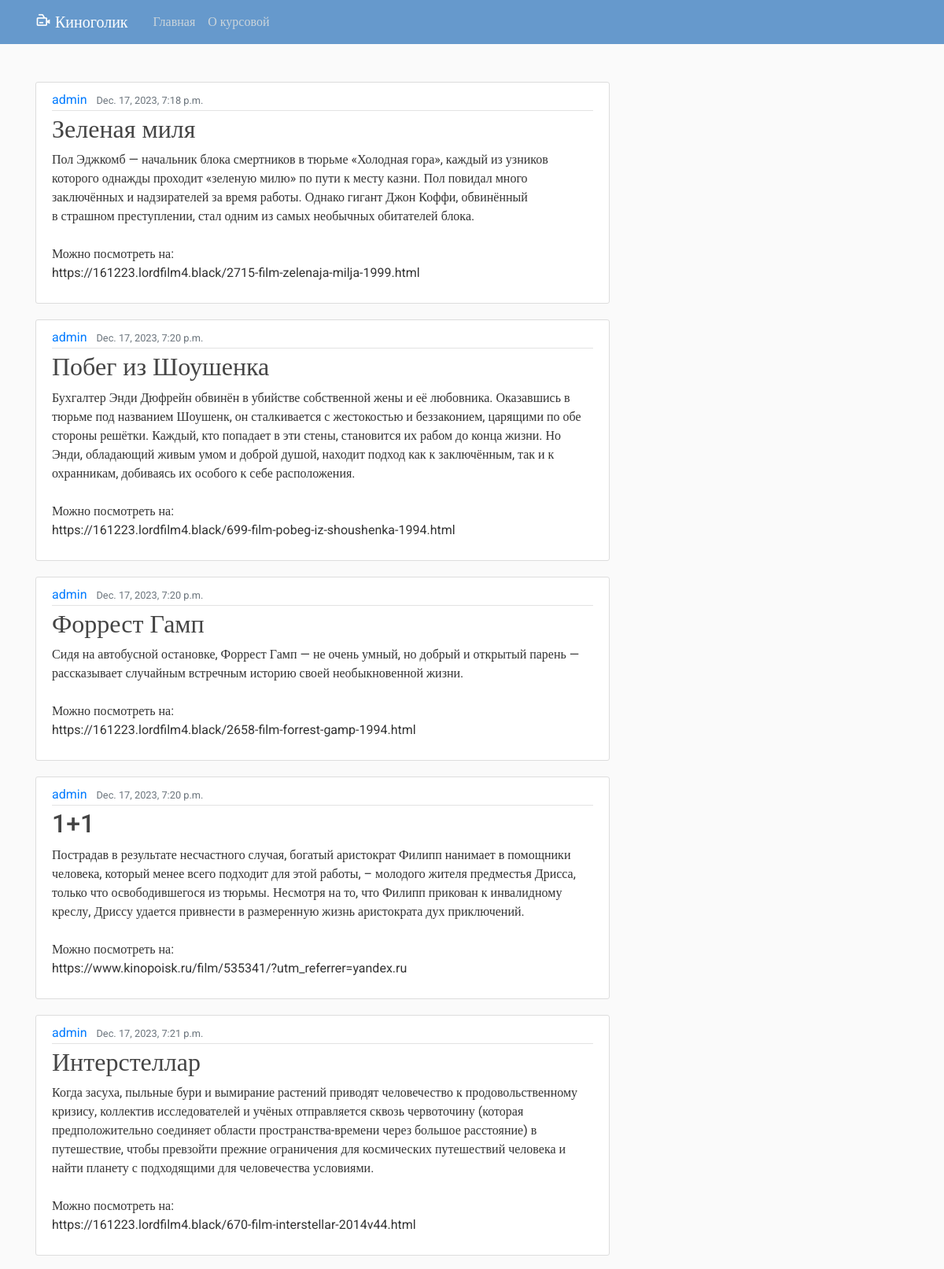
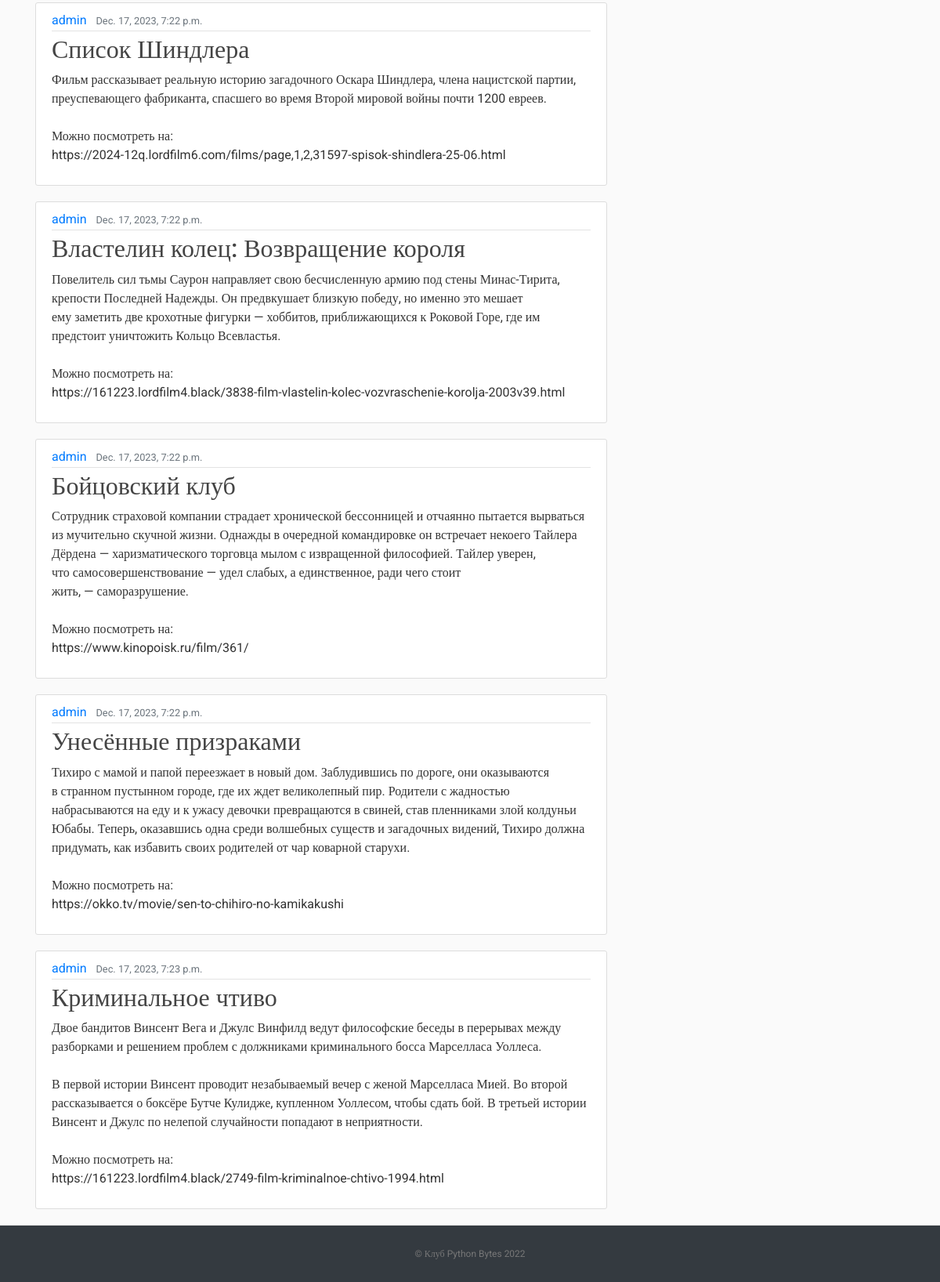
The page / on the database its author committed (2 pictures, top to bottom).
### blog/models.py (models this page shows, shortened)
class Post(models.Model):
    title = models.CharField(max_length=100)
    content = models.TextField()
    date_posted = models.DateTimeField(default=timezone.now)
    author = models.ForeignKey(User, on_delete=models.CASCADE)

### blog/views.py (the view)
# urls.py: path('', views.home, name='blog-home'),
def home(request):
    context = {
        'posts': Post.objects.all()
    }
    return render(request, 'blog/home.html', context)

### blog/templates/blog/home.html
﻿{% extends "blog/base.html" %}
{% block content %}
    {% for post in posts %}
        <article class="media content-section">
          <div class="media-body">
            <div class="article-metadata">
              <a class="mr-2" href="#">{{ post.author }}</a>
              <small class="text-muted">{{ post.date_posted }}</small>
            </div>
            <h2><a class="article-title" href="blog/base.html">{{ post.title }}</a></h2>
            <p class="article-content">{{ post.content }}</p>
          </div>
        </article>
    {% endfor %}
{% endblock content %}

### blog/templates/blog/base.html (shortened to what this page needs)
{% load static %}
{% load static %}
<!DOCTYPE html>
<html>
<head>
     <link rel="stylesheet" href="https://maxcdn.bootstrapcdn.com/bootstrap/4.0.0/css/bootstrap.min.css">
     <link rel="stylesheet" type="text/css" href="{% static 'blog/main.css' %}">
     <link href='https://unpkg.com/boxicons@2.1.2/css/boxicons.min.css' rel='stylesheet'>
</head>
<body>
    <header class="site-header">
      <nav class="navbar navbar-expand-md navbar-dark bg-blue fixed-top">
        <div class="container">
          <a class="navbar-brand mr-4" href="{% url 'blog-home' %}"><i class='bx bx-video-recording'></i> Киноголик</a>
          <div class="collapse navbar-collapse" id="navbarToggle">
            <div class="navbar-nav mr-auto">
              <a class="nav-item nav-link " href="{% url 'blog-home' %}">Главная</a>
              <a class="nav-item nav-link" href="{% url 'blog-about' %}">О курсовой</a>
            </div>
          </div>
        </div>
      </nav>
    </header>
    <main role="main" class="container">
      <div class="row">
        <div class="col-md-8">
          {% block content %}{% endblock %}
        </div>
        <div class="col-md-4">
        </div>
      </div>
    </main>
    <footer class="text-center bg-dark">
      <p><a href="{% url 'blog-home' %}">© Клуб Python Bytes 2022</a></p>
    </footer>
</body>
</html>

### blog/static/blog/main.css (style rules this page uses)
﻿body, html { width:100%; height:100% }
body { margin:0; padding:0; background: #fafafa; color: #333333; margin-top: 5rem; font-family:Roboto; }
h1, h2, h3, h4, h5, h6 { color: #444444; }
.bg-blue { background-color: #6699cc; }
.site-header .navbar-nav .nav-link { color: #cbd5db; }
.content-section { background: #ffffff; padding: 10px 20px; border: 1px solid #dddddd; border-radius: 3px; margin-bottom: 20px; }
.article-title { color: #444444; }
.article-content { white-space: pre-line; }
.article-metadata { padding-bottom: 1px; margin-bottom: 4px; border-bottom: 1px solid #e3e3e3 }
footer { position: sticky!important; top: 100%; padding-top:25px; padding-bottom:25px; border-top:1px solid #ddd; }
footer p { margin:2px; text-align:center; padding:0 40px; color:#fff; font-size:12px; }
footer a { color:#777 }

### rows shown on the page
Post: author "admin", date_posted "Dec. 17, 2023, 7:18 p.m.", title "Зеленая миля", content "Пол Эджкомб — начальник блока смертников в тюрьме «Холодная гора», каждый из узников которого однажды проходит «зеленую милю» по пути к месту казни. Пол повидал много заключённых и надзирателей за время работы. Однако гигант Джон Коффи, обвинённый в страшном преступлении, стал одним из самых необычных обитателей блока. Можно посмотреть на: https://161223.lordfilm4.black/2715-film-zelenaja-milja-1999.html"
Post: author "admin", date_posted "Dec. 17, 2023, 7:20 p.m.", title "Побег из Шоушенка", content "Бухгалтер Энди Дюфрейн обвинён в убийстве собственной жены и её любовника. Оказавшись в тюрьме под названием Шоушенк, он сталкивается с жестокостью и беззаконием, царящими по обе стороны решётки. Каждый, кто попадает в эти стены, становится их рабом до конца жизни. Но Энди, обладающий живым умом и доброй душой, находит подход как к заключённым, так и к охранникам, добиваясь их особого к себе расположения. Можно посмотреть на: https://161223.lordfilm4.black/699-film-pobeg-iz-shoushenka-1994.html"
Post: author "admin", date_posted "Dec. 17, 2023, 7:20 p.m.", title "Форрест Гамп", content "Сидя на автобусной остановке, Форрест Гамп — не очень умный, но добрый и открытый парень — рассказывает случайным встречным историю своей необыкновенной жизни. Можно посмотреть на: https://161223.lordfilm4.black/2658-film-forrest-gamp-1994.html"
Post: author "admin", date_posted "Dec. 17, 2023, 7:20 p.m.", title "1+1", content "Пострадав в результате несчастного случая, богатый аристократ Филипп нанимает в помощники человека, который менее всего подходит для этой работы, – молодого жителя предместья Дрисса, только что освободившегося из тюрьмы. Несмотря на то, что Филипп прикован к инвалидному креслу, Дриссу удается привнести в размеренную жизнь аристократа дух приключений. Можно посмотреть на: https://www.kinopoisk.ru/film/535341/?utm_referrer=yandex.ru"
Post: author "admin", date_posted "Dec. 17, 2023, 7:21 p.m.", title "Интерстеллар", content "Когда засуха, пыльные бури и вымирание растений приводят человечество к продовольственному кризису, коллектив исследователей и учёных отправляется сквозь червоточину (которая предположительно соединяет области пространства-времени через большое расстояние) в путешествие, чтобы превзойти прежние ограничения для космических путешествий человека и найти планету с подходящими для человечества условиями. Можно посмотреть на: https://161223.lordfilm4.black/670-film-interstellar-2014v44.html"
Post: author "admin", date_posted "Dec. 17, 2023, 7:22 p.m.", title "Список Шиндлера", content "Фильм рассказывает реальную историю загадочного Оскара Шиндлера, члена нацистской партии, преуспевающего фабриканта, спасшего во время Второй мировой войны почти 1200 евреев. Можно посмотреть на: https://2024-12q.lordfilm6.com/films/page,1,2,31597-spisok-shindlera-25-06.html"
Post: author "admin", date_posted "Dec. 17, 2023, 7:22 p.m.", title "Властелин колец: Возвращение короля", content "Повелитель сил тьмы Саурон направляет свою бесчисленную армию под стены Минас-Тирита, крепости Последней Надежды. Он предвкушает близкую победу, но именно это мешает ему заметить две крохотные фигурки — хоббитов, приближающихся к Роковой Горе, где им предстоит уничтожить Кольцо Всевластья. Можно посмотреть на: https://161223.lordfilm4.black/3838-film-vlastelin-kolec-vozvraschenie-korolja-2003v39.html"
Post: author "admin", date_posted "Dec. 17, 2023, 7:22 p.m.", title "Бойцовский клуб", content "Сотрудник страховой компании страдает хронической бессонницей и отчаянно пытается вырваться из мучительно скучной жизни. Однажды в очередной командировке он встречает некоего Тайлера Дёрдена — харизматического торговца мылом с извращенной философией. Тайлер уверен, что самосовершенствование — удел слабых, а единственное, ради чего стоит жить, — саморазрушение. Можно посмотреть на: https://www.kinopoisk.ru/film/361/"
Post: author "admin", date_posted "Dec. 17, 2023, 7:22 p.m.", title "Унесённые призраками", content "Тихиро с мамой и папой переезжает в новый дом. Заблудившись по дороге, они оказываются в странном пустынном городе, где их ждет великолепный пир. Родители с жадностью набрасываются на еду и к ужасу девочки превращаются в свиней, став пленниками злой колдуньи Юбабы. Теперь, оказавшись одна среди волшебных существ и загадочных видений, Тихиро должна придумать, как избавить своих родителей от чар коварной старухи. Можно посмотреть на: https://okko.tv/movie/sen-to-chihiro-no-kamikakushi"
Post: author "admin", date_posted "Dec. 17, 2023, 7:23 p.m.", title "Криминальное чтиво", content "Двое бандитов Винсент Вега и Джулс Винфилд ведут философские беседы в перерывах между разборками и решением проблем с должниками криминального босса Марселласа Уоллеса. В первой истории Винсент проводит незабываемый вечер с женой Марселласа Мией. Во второй рассказывается о боксёре Бутче Кулидже, купленном Уоллесом, чтобы сдать бой. В третьей истории Винсент и Джулс по нелепой случайности попадают в неприятности. Можно посмотреть на: https://161223.lordfilm4.black/2749-film-kriminalnoe-chtivo-1994.html"
